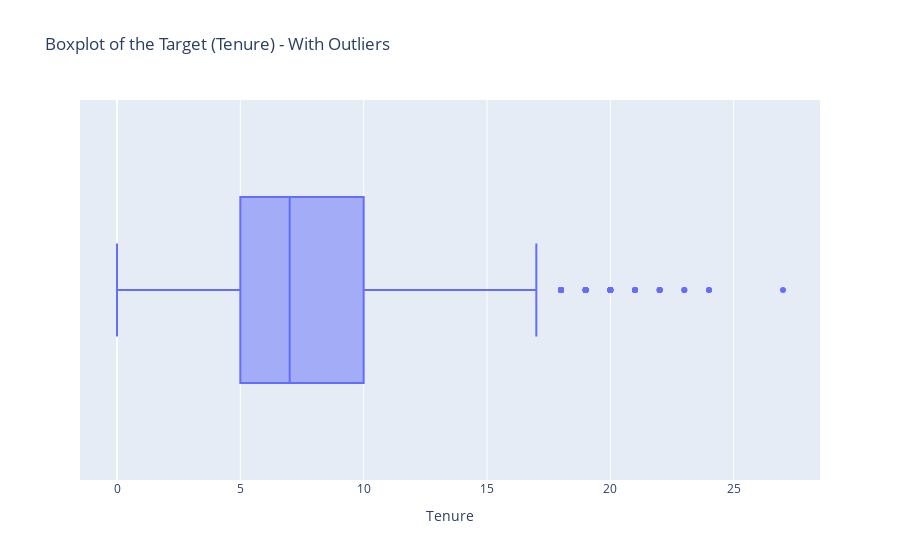
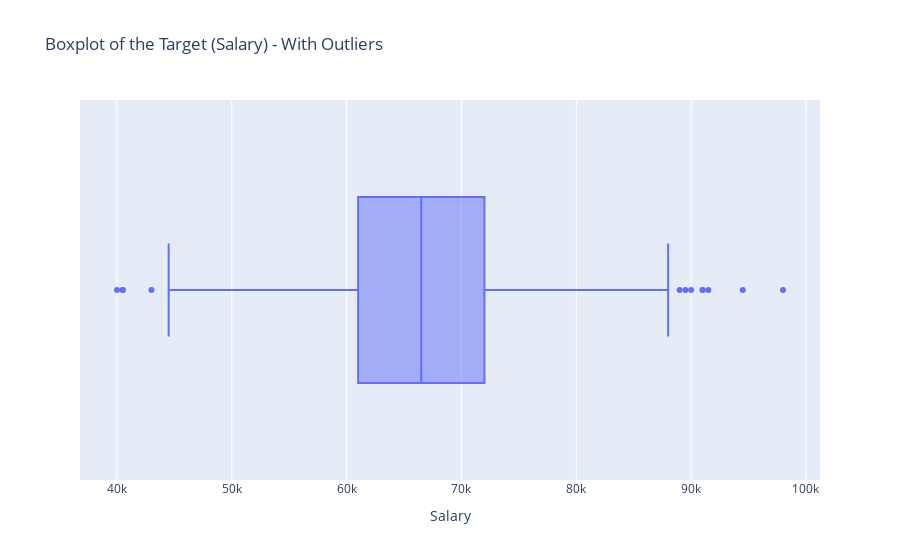
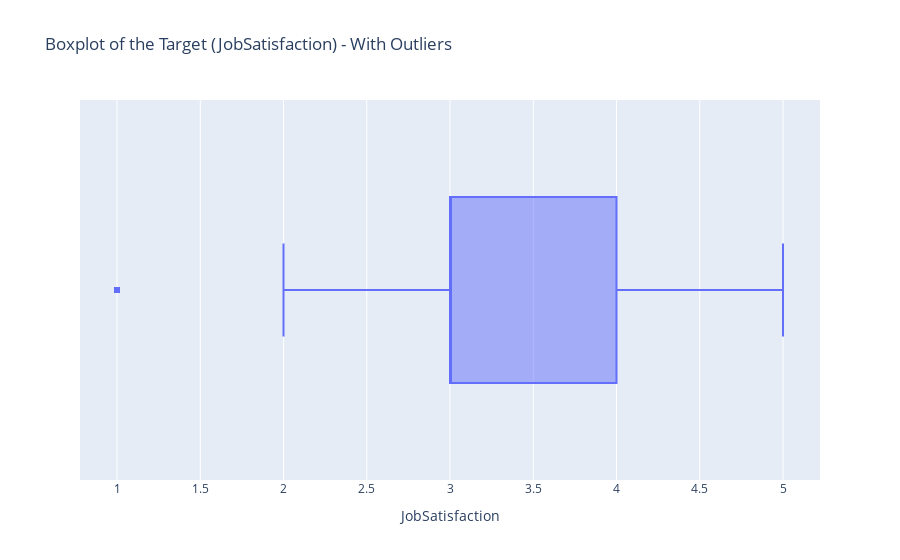
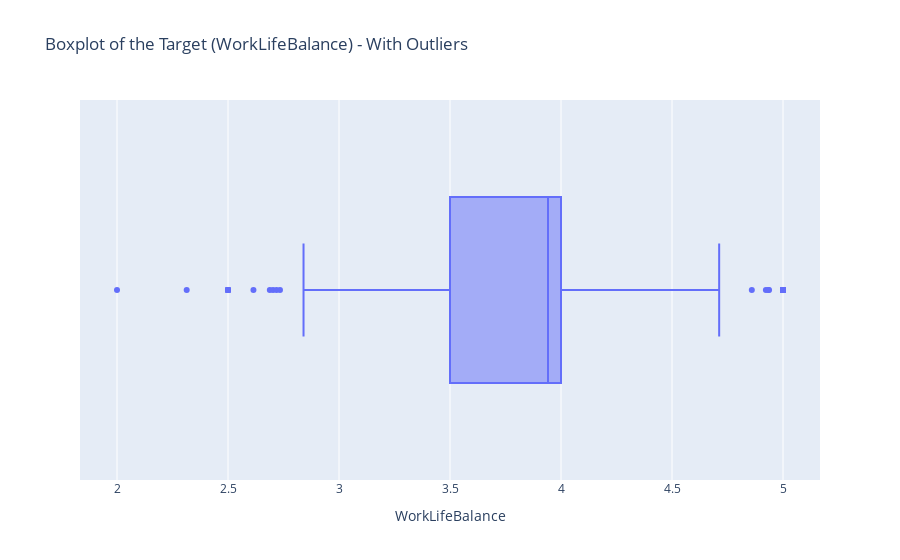

Here is the notebook cell these charts were saved with, in order:
### Markdown cell above
### Visualize the outliers of the numerical features

### Code cell
# Plot / Visualize the outliers of the numerical features
import matplotlib.pyplot as plt
import plotly.express as px

for col in df.select_dtypes(include=['int64', 'float64']).columns:
    fig = px.box(
        data_frame=df, 
        x=col,
        orientation='h',
        title=f'Boxplot of the Target ({col}) - With Outliers'
    )
    fig.show()

### Figure 1 — Plotly figure (JSON) as saved in the notebook; plotly's stock layout.template omitted (floating-point values rounded to 4 significant figures; data arrays with more than 128 entries replaced by an {"elided": "..."} marker saying what was removed)
{"data": [{"alignmentgroup": "True", "hovertemplate": "Tenure=%{x}<extra></extra>", "legendgroup": "", "marker": {"color": "#636efa"}, "name": "", "notched": false, "offsetgroup": "", "orientation": "h", "showlegend": false, "type": "box", "x": {"elided": "1543 float values"}, "x0": " ", "xaxis": "x", "y0": " ", "yaxis": "y"}], "layout": {"boxmode": "group", "legend": {"tracegroupgap": 0}, "title": {"text": "Boxplot of the Target (Tenure) - With Outliers"}, "xaxis": {"anchor": "y", "domain": [0, 1], "title": {"text": "Tenure"}}, "yaxis": {"anchor": "x", "domain": [0, 1]}}}

### Figure 2 — Plotly figure (JSON) as saved in the notebook; plotly's stock layout.template omitted (floating-point values rounded to 4 significant figures; data arrays with more than 128 entries replaced by an {"elided": "..."} marker saying what was removed)
{"data": [{"alignmentgroup": "True", "hovertemplate": "Salary=%{x}<extra></extra>", "legendgroup": "", "marker": {"color": "#636efa"}, "name": "", "notched": false, "offsetgroup": "", "orientation": "h", "showlegend": false, "type": "box", "x": {"elided": "1543 float values"}, "x0": " ", "xaxis": "x", "y0": " ", "yaxis": "y"}], "layout": {"boxmode": "group", "legend": {"tracegroupgap": 0}, "title": {"text": "Boxplot of the Target (Salary) - With Outliers"}, "xaxis": {"anchor": "y", "domain": [0, 1], "title": {"text": "Salary"}}, "yaxis": {"anchor": "x", "domain": [0, 1]}}}

### Figure 3 — Plotly figure (JSON) as saved in the notebook; plotly's stock layout.template omitted (floating-point values rounded to 4 significant figures; data arrays with more than 128 entries replaced by an {"elided": "..."} marker saying what was removed)
{"data": [{"alignmentgroup": "True", "hovertemplate": "JobSatisfaction=%{x}<extra></extra>", "legendgroup": "", "marker": {"color": "#636efa"}, "name": "", "notched": false, "offsetgroup": "", "orientation": "h", "showlegend": false, "type": "box", "x": {"elided": "1543 float values"}, "x0": " ", "xaxis": "x", "y0": " ", "yaxis": "y"}], "layout": {"boxmode": "group", "legend": {"tracegroupgap": 0}, "title": {"text": "Boxplot of the Target (JobSatisfaction) - With Outliers"}, "xaxis": {"anchor": "y", "domain": [0, 1], "title": {"text": "JobSatisfaction"}}, "yaxis": {"anchor": "x", "domain": [0, 1]}}}

### Figure 4 — Plotly figure (JSON) as saved in the notebook; plotly's stock layout.template omitted (floating-point values rounded to 4 significant figures; data arrays with more than 128 entries replaced by an {"elided": "..."} marker saying what was removed)
{"data": [{"alignmentgroup": "True", "hovertemplate": "WorkLifeBalance=%{x}<extra></extra>", "legendgroup": "", "marker": {"color": "#636efa"}, "name": "", "notched": false, "offsetgroup": "", "orientation": "h", "showlegend": false, "type": "box", "x": {"elided": "1543 float values"}, "x0": " ", "xaxis": "x", "y0": " ", "yaxis": "y"}], "layout": {"boxmode": "group", "legend": {"tracegroupgap": 0}, "title": {"text": "Boxplot of the Target (WorkLifeBalance) - With Outliers"}, "xaxis": {"anchor": "y", "domain": [0, 1], "title": {"text": "WorkLifeBalance"}}, "yaxis": {"anchor": "x", "domain": [0, 1]}}}
